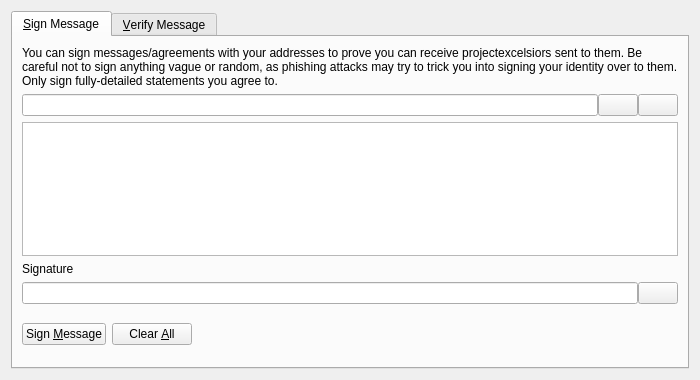
<?xml version="1.0" encoding="UTF-8"?>
<ui version="4.0">
 <class>SignVerifyMessageDialog</class>
 <widget class="QDialog" name="SignVerifyMessageDialog">
  <property name="geometry">
   <rect>
    <x>0</x>
    <y>0</y>
    <width>700</width>
    <height>380</height>
   </rect>
  </property>
  <property name="windowTitle">
   <string>Signatures - Sign / Verify a Message</string>
  </property>
  <property name="modal">
   <bool>true</bool>
  </property>
  <layout class="QVBoxLayout" name="verticalLayout">
   <item>
    <widget class="QTabWidget" name="tabWidget">
     <property name="currentIndex">
      <number>0</number>
     </property>
     <widget class="QWidget" name="tabSignMessage">
      <attribute name="title">
       <string>&amp;Sign Message</string>
      </attribute>
      <layout class="QVBoxLayout" name="verticalLayout_SM">
       <item>
        <widget class="QLabel" name="infoLabel_SM">
         <property name="text">
          <string>You can sign messages/agreements with your addresses to prove you can receive projectexcelsiors sent to them. Be careful not to sign anything vague or random, as phishing attacks may try to trick you into signing your identity over to them. Only sign fully-detailed statements you agree to.</string>
         </property>
         <property name="textFormat">
          <enum>Qt::PlainText</enum>
         </property>
         <property name="wordWrap">
          <bool>true</bool>
         </property>
        </widget>
       </item>
       <item>
        <layout class="QHBoxLayout" name="horizontalLayout_1_SM">
         <property name="spacing">
          <number>0</number>
         </property>
         <item>
          <widget class="QValidatedLineEdit" name="addressIn_SM">
           <property name="toolTip">
            <string>The Projectexcelsior address to sign the message with</string>
           </property>
          </widget>
         </item>
         <item>
          <widget class="QPushButton" name="addressBookButton_SM">
           <property name="toolTip">
            <string>Choose previously used address</string>
           </property>
           <property name="text">
            <string/>
           </property>
           <property name="icon">
            <iconset resource="../bitcoin.qrc">
             <normaloff>:/icons/address-book</normaloff>:/icons/address-book</iconset>
           </property>
           <property name="shortcut">
            <string>Alt+A</string>
           </property>
           <property name="autoDefault">
            <bool>false</bool>
           </property>
          </widget>
         </item>
         <item>
          <widget class="QPushButton" name="pasteButton_SM">
           <property name="toolTip">
            <string>Paste address from clipboard</string>
           </property>
           <property name="text">
            <string/>
           </property>
           <property name="icon">
            <iconset resource="../bitcoin.qrc">
             <normaloff>:/icons/editpaste</normaloff>:/icons/editpaste</iconset>
           </property>
           <property name="shortcut">
            <string>Alt+P</string>
           </property>
           <property name="autoDefault">
            <bool>false</bool>
           </property>
          </widget>
         </item>
        </layout>
       </item>
       <item>
        <widget class="QPlainTextEdit" name="messageIn_SM">
         <property name="toolTip">
          <string>Enter the message you want to sign here</string>
         </property>
        </widget>
       </item>
       <item>
        <widget class="QLabel" name="signatureLabel_SM">
         <property name="text">
          <string>Signature</string>
         </property>
         <property name="textFormat">
          <enum>Qt::PlainText</enum>
         </property>
        </widget>
       </item>
       <item>
        <layout class="QHBoxLayout" name="horizontalLayout_2_SM">
         <property name="spacing">
          <number>0</number>
         </property>
         <item>
          <widget class="QLineEdit" name="signatureOut_SM">
           <property name="font">
            <font>
             <italic>true</italic>
            </font>
           </property>
           <property name="readOnly">
            <bool>true</bool>
           </property>
          </widget>
         </item>
         <item>
          <widget class="QPushButton" name="copySignatureButton_SM">
           <property name="toolTip">
            <string>Copy the current signature to the system clipboard</string>
           </property>
           <property name="text">
            <string/>
           </property>
           <property name="icon">
            <iconset resource="../bitcoin.qrc">
             <normaloff>:/icons/editcopy</normaloff>:/icons/editcopy</iconset>
           </property>
           <property name="autoDefault">
            <bool>false</bool>
           </property>
          </widget>
         </item>
        </layout>
       </item>
       <item>
        <layout class="QHBoxLayout" name="horizontalLayout_3_SM">
         <item>
          <widget class="QPushButton" name="signMessageButton_SM">
           <property name="toolTip">
            <string>Sign the message to prove you own this Projectexcelsior address</string>
           </property>
           <property name="text">
            <string>Sign &amp;Message</string>
           </property>
           <property name="icon">
            <iconset resource="../bitcoin.qrc">
             <normaloff>:/icons/edit</normaloff>:/icons/edit</iconset>
           </property>
           <property name="autoDefault">
            <bool>false</bool>
           </property>
          </widget>
         </item>
         <item>
          <widget class="QPushButton" name="clearButton_SM">
           <property name="toolTip">
            <string>Reset all sign message fields</string>
           </property>
           <property name="text">
            <string>Clear &amp;All</string>
           </property>
           <property name="icon">
            <iconset resource="../bitcoin.qrc">
             <normaloff>:/icons/remove</normaloff>:/icons/remove</iconset>
           </property>
           <property name="autoDefault">
            <bool>false</bool>
           </property>
          </widget>
         </item>
         <item>
          <spacer name="horizontalSpacer_1_SM">
           <property name="orientation">
            <enum>Qt::Horizontal</enum>
           </property>
           <property name="sizeHint" stdset="0">
            <size>
             <width>40</width>
             <height>48</height>
            </size>
           </property>
          </spacer>
         </item>
         <item>
          <widget class="QLabel" name="statusLabel_SM">
           <property name="font">
            <font>
             <weight>75</weight>
             <bold>true</bold>
            </font>
           </property>
           <property name="text">
            <string/>
           </property>
           <property name="wordWrap">
            <bool>true</bool>
           </property>
          </widget>
         </item>
         <item>
          <spacer name="horizontalSpacer_2_SM">
           <property name="orientation">
            <enum>Qt::Horizontal</enum>
           </property>
           <property name="sizeHint" stdset="0">
            <size>
             <width>40</width>
             <height>48</height>
            </size>
           </property>
          </spacer>
         </item>
        </layout>
       </item>
      </layout>
     </widget>
     <widget class="QWidget" name="tabVerifyMessage">
      <attribute name="title">
       <string>&amp;Verify Message</string>
      </attribute>
      <layout class="QVBoxLayout" name="verticalLayout_VM">
       <item>
        <widget class="QLabel" name="infoLabel_VM">
         <property name="text">
          <string>Enter the receiver's address, message (ensure you copy line breaks, spaces, tabs, etc. exactly) and signature below to verify the message. Be careful not to read more into the signature than what is in the signed message itself, to avoid being tricked by a man-in-the-middle attack. Note that this only proves the signing party receives with the address, it cannot prove sendership of any transaction!</string>
         </property>
         <property name="textFormat">
          <enum>Qt::PlainText</enum>
         </property>
         <property name="alignment">
          <set>Qt::AlignLeading|Qt::AlignLeft|Qt::AlignTop</set>
         </property>
         <property name="wordWrap">
          <bool>true</bool>
         </property>
        </widget>
       </item>
       <item>
        <layout class="QHBoxLayout" name="horizontalLayout_1_VM">
         <property name="spacing">
          <number>0</number>
         </property>
         <item>
          <widget class="QValidatedLineEdit" name="addressIn_VM">
           <property name="toolTip">
            <string>The Projectexcelsior address the message was signed with</string>
           </property>
          </widget>
         </item>
         <item>
          <widget class="QPushButton" name="addressBookButton_VM">
           <property name="toolTip">
            <string>Choose previously used address</string>
           </property>
           <property name="text">
            <string/>
           </property>
           <property name="icon">
            <iconset resource="../bitcoin.qrc">
             <normaloff>:/icons/address-book</normaloff>:/icons/address-book</iconset>
           </property>
           <property name="shortcut">
            <string>Alt+A</string>
           </property>
           <property name="autoDefault">
            <bool>false</bool>
           </property>
          </widget>
         </item>
        </layout>
       </item>
       <item>
        <widget class="QPlainTextEdit" name="messageIn_VM"/>
       </item>
       <item>
        <widget class="QValidatedLineEdit" name="signatureIn_VM"/>
       </item>
       <item>
        <layout class="QHBoxLayout" name="horizontalLayout_2_VM">
         <item>
          <widget class="QPushButton" name="verifyMessageButton_VM">
           <property name="toolTip">
            <string>Verify the message to ensure it was signed with the specified Projectexcelsior address</string>
           </property>
           <property name="text">
            <string>Verify &amp;Message</string>
           </property>
           <property name="icon">
            <iconset resource="../bitcoin.qrc">
             <normaloff>:/icons/transaction_0</normaloff>:/icons/transaction_0</iconset>
           </property>
           <property name="autoDefault">
            <bool>false</bool>
           </property>
          </widget>
         </item>
         <item>
          <widget class="QPushButton" name="clearButton_VM">
           <property name="toolTip">
            <string>Reset all verify message fields</string>
           </property>
           <property name="text">
            <string>Clear &amp;All</string>
           </property>
           <property name="icon">
            <iconset resource="../bitcoin.qrc">
             <normaloff>:/icons/remove</normaloff>:/icons/remove</iconset>
           </property>
           <property name="autoDefault">
            <bool>false</bool>
           </property>
          </widget>
         </item>
         <item>
          <spacer name="horizontalSpacer_1_VM">
           <property name="orientation">
            <enum>Qt::Horizontal</enum>
           </property>
           <property name="sizeHint" stdset="0">
            <size>
             <width>40</width>
             <height>48</height>
            </size>
           </property>
          </spacer>
         </item>
         <item>
          <widget class="QLabel" name="statusLabel_VM">
           <property name="font">
            <font>
             <weight>75</weight>
             <bold>true</bold>
            </font>
           </property>
           <property name="text">
            <string/>
           </property>
           <property name="wordWrap">
            <bool>true</bool>
           </property>
          </widget>
         </item>
         <item>
          <spacer name="horizontalSpacer_2_VM">
           <property name="orientation">
            <enum>Qt::Horizontal</enum>
           </property>
           <property name="sizeHint" stdset="0">
            <size>
             <width>40</width>
             <height>48</height>
            </size>
           </property>
          </spacer>
         </item>
        </layout>
       </item>
      </layout>
     </widget>
    </widget>
   </item>
  </layout>
 </widget>
 <customwidgets>
  <customwidget>
   <class>QValidatedLineEdit</class>
   <extends>QLineEdit</extends>
   <header>qvalidatedlineedit.h</header>
  </customwidget>
 </customwidgets>
 <resources>
  <include location="../bitcoin.qrc"/>
 </resources>
 <connections/>
</ui>
